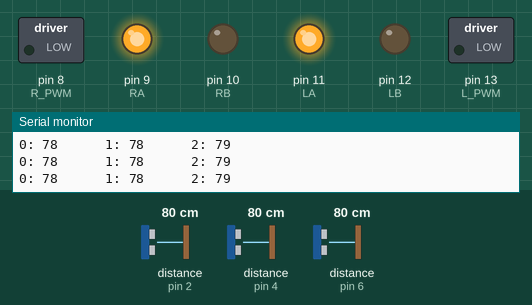
Simulated run of this sketch. Board: Arduino Uno, built with avr-gcc and run on an emulated ATmega328P. On the bench: switched loads named in the sketch (green lamp = pin HIGH), output pins drawn as LEDs (lit = HIGH), the last lines printed to the serial monitor. Wiring (inferred from the names in the program): 3 × ultrasonic range finder: trigger pin 3, echo pin 2 / trigger pin 5, echo pin 4 / trigger pin 7, echo pin 6. Inputs (shaded band) come from the test bench; at power-on: distance to the obstacle (sensors on pin 6, pin 4, pin 2) 80 cm. The echo pulse lasts 58.3 µs per cm; pins used as bus, display or sensor lines are not drawn.

Above: at 1.2 s.
1.3 s: distance to the obstacle (sensor on pin 6) set to 13 cm
2.8 s: distance to the obstacle (sensor on pin 6) set to 10 cm
At 3.8 s:
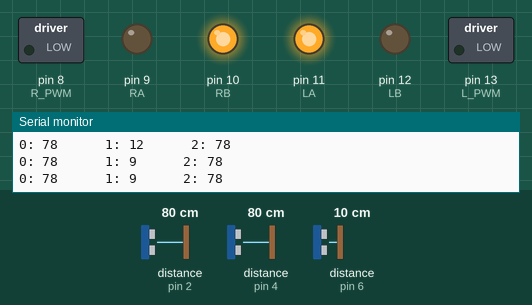
4.3 s: distance to the obstacle (sensor on pin 4) set to 12 cm
5.8 s: distance to the obstacle (sensor on pin 4) set to 9 cm
At 6.7 s:
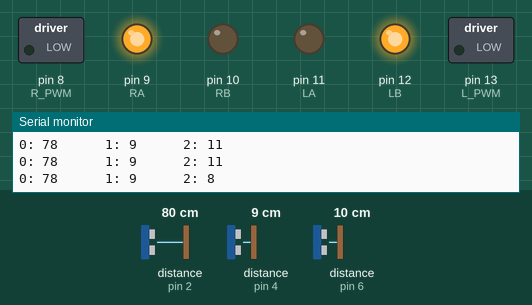
7.6 s: distance to the obstacle (sensor on pin 4) set to 18 cm
At 8.9 s:
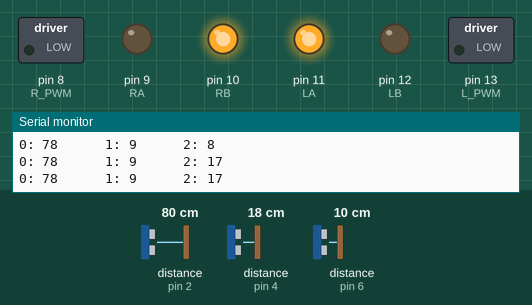
9.2 s: distance to the obstacle (sensor on pin 4) set to 2 cm
At 10.6 s:
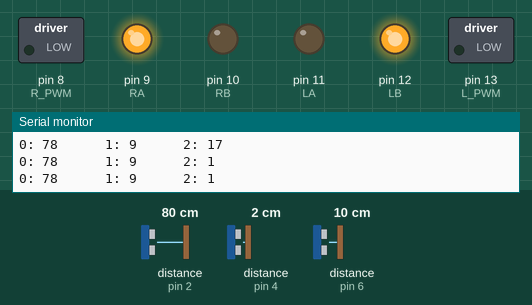
Timing chart, 0 to 11.9 s (numbered marks = the images above; inputs shaded):
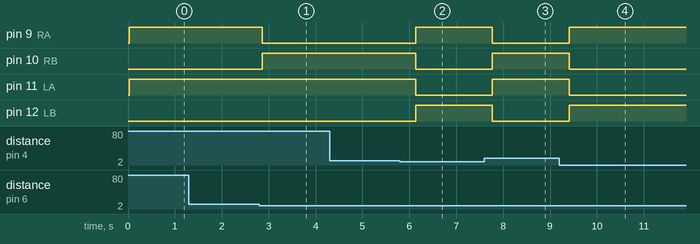

Measured:
- the behaviour switches between 12 and 11 cm on distance to the obstacle (sensor on pin 6) (found by bisection; images 0 and 1)
- the behaviour switches between 11 and 10 cm on distance to the obstacle (sensor on pin 4) (found by bisection; images 1 and 2)
- after the input at 2.8 s, pin 9 (RA): HIGH → LOW after 0.06 s; pin 10 (RB): LOW → HIGH after 0.06 s
- after the input at 5.8 s, pin 9 (RA), pin 12 (LB): LOW → HIGH after 0.34 s; pin 10 (RB), pin 11 (LA): HIGH → LOW after 0.34 s
- after the input at 7.6 s, pin 9 (RA), pin 12 (LB): HIGH → LOW after 0.17 s; pin 10 (RB), pin 11 (LA): LOW → HIGH after 0.17 s
- after the input at 9.2 s, pin 9 (RA), pin 12 (LB): LOW → HIGH after 0.21 s; pin 10 (RB), pin 11 (LA): HIGH → LOW after 0.21 s

The sketch:

tutorial_code.ino
```cpp
/*
   This code is for the CAPS-Tech's Contest 3rd
   Maze Runner Robot Race 2020
   Good luck to all of you

   Committee CAPS-Tech's Contest 3rd
*/

//define for motor

#define LA    11  //control direction of motor left
#define LB    12  //control direction of motor left
#define L_PWM 13  //control speed of motor left

#define RA    9  //control direction of motor right
#define RB    10   //control direction of motor right
#define R_PWM 8   //control speed of motor right

//define for sensor
#define TF 7 //Trig Front
#define EF 6 //Echo Front

#define TL 3 //Trig Left
#define EL 2 //Echo Left

#define TR 5 //Trig Right
#define ER 4 //Echo Right

int Motor[6] = {LA, LB, L_PWM, RA, RB, R_PWM}; //motors sensor
int Sensor[6] = {TL, TF, TR, EL, EF, ER};      //Sensors array
int dis[3];                                    //To store distance of Left, Center, Right

void setup() {

  for (int i = 0; i < 3; i++) {
    pinMode(Sensor[i], OUTPUT);
    pinMode[Sensor[i + 3], INPUT];
  }

  for (int i = 0; i < 6; i++) {
    pinMode(Motor[i], OUTPUT);
  }

  Serial.begin(9600);

}

void loop() {
    GetDistance();
    runRightFollower();

  // TestMotor();
//  TestTurn();
}

void GetDistance() {
  for (int i = 0; i < 3; i++) {
    long duration = 0;
    int distance = 0;
    digitalWrite(Sensor[i], LOW);
    delayMicroseconds(2);

    // Sets the trigPin on HIGH state for 10 micro seconds
    digitalWrite(Sensor[i], HIGH);
    delayMicroseconds(10);
    digitalWrite(Sensor[i], LOW);

    // Reads the echoPin, returns the sound wave travel time in microseconds
    duration = pulseIn(Sensor[i + 3], HIGH);

    // Calculating the distance
    distance = duration * 0.034 / 2;

    // Prints the distance on the Serial Monitor
    Serial.print(i);
    Serial.print(": ");
    Serial.print(distance);
    Serial.print("      ");

    //save to data array
    dis[i] = distance;
  }

  Serial.println(); //to new line in Serial Monitor

  delay(10);
}


void runRightFollower() { //run by right wall follow method
  if (dis[1] > 10) {
    if (dis[2] <= 5 ) {
      move_steering(80, 100);
    }
    else if (dis[2] > 5) {
      move_steering(100, 80);
    }
  }
  else if (dis[1] <= 10) {
    if (dis[2] < 10) {
      move_steering(-100, 100);
      delay(800);
    }
    else if (dis[2] >10){
      move_steering(100, -100);
      delay(800);
    }
  }


}

void TestMotor() {
  _ahead();
  delay(1000);
  _stop();
  delay(1000);
  _back();
  delay(1000);
  _stop();
  delay(1000);
}

void TestTurn() {
  move_steering(-100, 100);
  delay(1000);
  move_steering(0, 0);
  delay(10000);
}
```

MotorControl.ino
```cpp
void _ahead() {
  digitalWrite(LA, HIGH);
  digitalWrite(LB, LOW);
  analogWrite(L_PWM, 255);

  digitalWrite(RA, HIGH);
  digitalWrite(RB, LOW);
  analogWrite(R_PWM, 255);
}

void _stop() {
  digitalWrite(LA, LOW);
  digitalWrite(LB, LOW);
  analogWrite(L_PWM, 0);

  digitalWrite(RA, LOW);
  digitalWrite(RB, LOW);
  analogWrite(R_PWM, 0);
}

void _back() {
  digitalWrite(LA, LOW);
  digitalWrite(LB, HIGH);
  analogWrite(L_PWM, 255);

  digitalWrite(RA, LOW);
  digitalWrite(RB, HIGH);
  analogWrite(R_PWM, 255);
}

void move_steering(int speed_left, int speed_right) { //If speed > 0: turn ahead. If speed = 0: stop. If < 0: turn back
  if (speed_left > 0) {
    digitalWrite(LA, HIGH);
    digitalWrite(LB, LOW);
    analogWrite(L_PWM, speed_left);
  }
  else if (speed_left < 0) {
    digitalWrite(LA, LOW);
    digitalWrite(LB, HIGH);
    analogWrite(L_PWM, -speed_left);
  }
  else if (speed_left == 0) {
    digitalWrite(LA, LOW);
    digitalWrite(LB, LOW);
    analogWrite(L_PWM, speed_left);
  }

  if (speed_right > 0) {
    digitalWrite(RA, HIGH);
    digitalWrite(RB, LOW);
    analogWrite(R_PWM, speed_right);
  }
  else if (speed_right < 0) {
    digitalWrite(RA, LOW);
    digitalWrite(RB, HIGH);
    analogWrite(R_PWM, -speed_right);
  }
  else if (speed_right == 0) {
    digitalWrite(RA, LOW);
    digitalWrite(RB, LOW);
    analogWrite(R_PWM, speed_right);
  }
}
```
